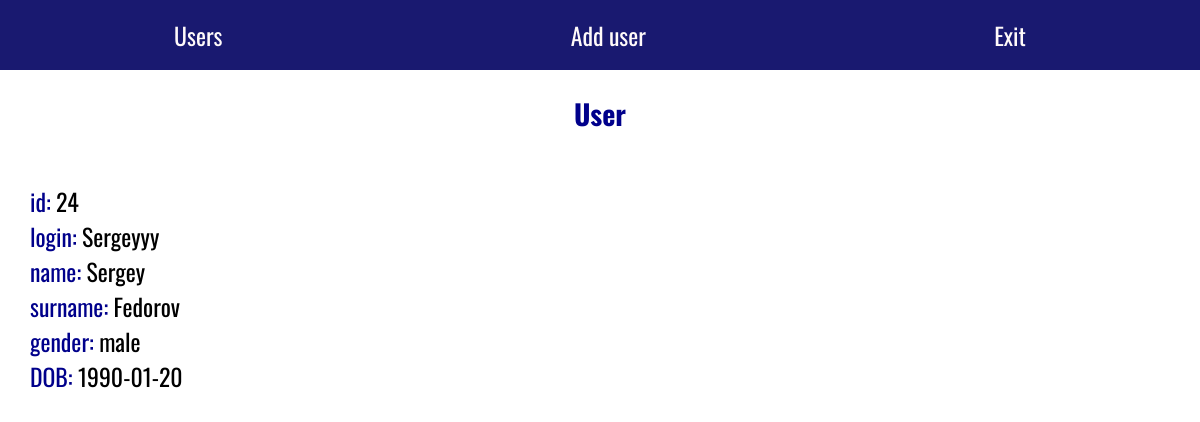
The app's page /admin/post/24 (signed in) with its own data.
### tables this page shows
CREATE TABLE `users` (
  `id` int(10) UNSIGNED NOT NULL,
  `login` varchar(10) NOT NULL,
  `password` varchar(255) NOT NULL,
  `name` varchar(50) NOT NULL,
  `surname` varchar(50) NOT NULL,
  `gender` varchar(10) NOT NULL,
  `DOB` date NOT NULL
);

### application/controllers/AdminController.php (called while the page is built, shortened)
<?php
class AdminController extends Controller
{
	public function postAction()
	{
		$vars = [
			'data' => $this->model->postDate($this->route['id'])[0]
		];
		$this->view->render('User', $vars);
	}
}

### index.php (called while the page is built, shortened)
<?php
$router = new Router;
$router -> run();

### application/views/admin/post.php (the view)
<h2 class="titlee">User</h2>
<?php foreach ($data as $key => $value): ?>
	<?php if($key == 'password') continue; ?>
	<span class="record"><?= "$key: "; ?></span>
	<span class="record modify"><?= $value; ?></span>
	<br>
<?php endforeach; ?>

### public/styles/style.css (style rules this page uses)
html { font-size: 14px; }
body { margin: 0px; }
* { box-sizing: border-box; }
.titlee { font-size: 2rem; font-family: 'Oswald', sans-serif; color: #00008B; text-align: center; margin-bottom: 50px; }
.record { font-size: 1.7rem; font-family: 'Oswald', sans-serif; color: #00008B; margin-left: 30px; }
.modify { color: black; margin: 0px; }

### records on screen
users: id "24", login "Sergeyyy", name "Sergey", surname "Fedorov", gender "male", DOB "1990-01-20"

### other values on screen
$key "id"
$key "login"
$key "name"
$key "surname"
$key "gender"
$key "DOB"
